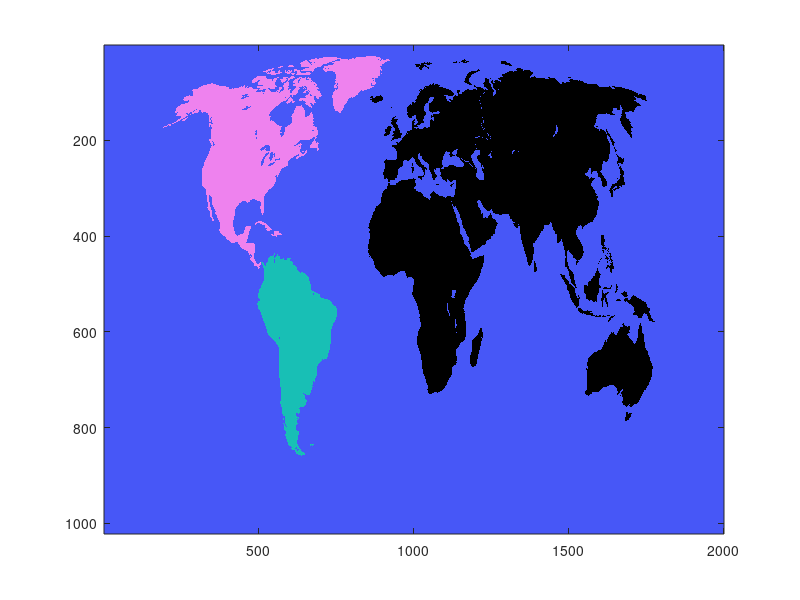

Reproduce this figure in MATLAB.
clear;
close;
clc;

%%
s = load('challenge.mat');

%%
%Chargement d’image (format uint8)
% [img,palette] = imread('lena.bmp');
% 
% [h,w,c] = size(img);
% 
% b = colormap(jet);
% 
% figure,imshow(img,colormap(jet)); %différentes palettes : hsv, cool, hot, bone, copper, pink, flag, jet
% figure,imshow(img,palette);

%%
% 
% I = s.A; %Baboon
% figure, imshow(uint8(I));
% 
% I = I/max(I(:));
% figure, imshow(I); %deux méthodes pour afficher

%%
% 
% I = s.C;
% 
% figure, imagesc(I);
% m = max(I(:));
% imagesc(I, [100,135]);

%%

% I = s.D;
% figure, imagesc(I);
% colormap(jet);

%%



I = s.E;
figure, imagesc(I); %[0.1529,0.5882,0.9216]

map = [0.2784 0.3412 0.9686; 0.9333 0.5098 0.9333; 0.0941 0.749 0.7098; 0 0 0; 0 0 0; 0 0 0; 0 0 0]
colormap(map);
